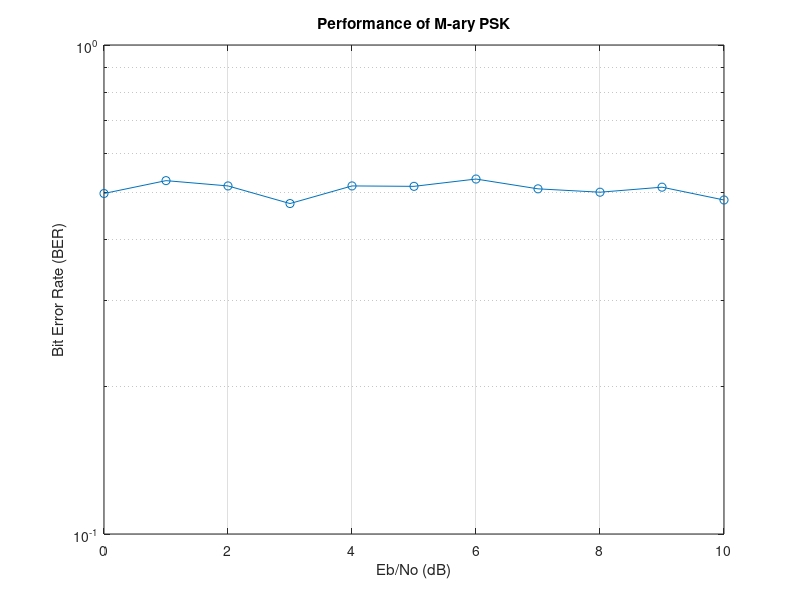

Reproduce this figure in MATLAB.
% Simulation Study of Performance of M-ary PSK
clc;
clear;
close all;

% M-ary PSK parameters
M = 4; % M-PSK (e.g., QPSK)
k = log2(M); % Number of bits per symbol
Ebno_DB = 0:10; % Range of Eb/No values in dB
num_bits = 1000; % Total number of bits to transmit
num_symbols = num_bits / k; % Number of symbols

% Initialize BER array
BER = zeros(1, length(Ebno_DB));

% Define PSK constellation
psk_constellation = exp(1j * (2 * pi * (0:M-1) / M)); % M-PSK constellation points

% Loop over each Eb/No value
for i = 1:length(Ebno_DB)
    % Generate random bits and group into symbols manually
    bits = randi([0, 1], 1, num_bits);
    reshaped_bits = reshape(bits, k, []).'; % Reshape bits into k-bit groups (2 for QPSK)
    symbols = reshaped_bits * (2.^(k-1:-1:0)).'; % Convert each k-bit group to decimal value

    % M-PSK modulation (map symbols to constellation points)
    tx_symbols = psk_constellation(symbols + 1); % Map symbols to PSK constellation

    % Add AWGN based on Eb/No
    snr = Ebno_DB(i) + 10*log10(k); % Calculate SNR from Eb/No
    rx_symbols = awgn(tx_symbols, snr, 'measured'); % Add AWGN

    % M-PSK demodulation (Euclidean distance to nearest constellation point)
    rx_symbols_demod = zeros(1, num_symbols);
    for j = 1:num_symbols
        [~, rx_symbols_demod(j)] = min(abs(rx_symbols(j) - psk_constellation));
    end
    rx_symbols_demod = rx_symbols_demod - 1; % Adjust indices to match symbol values

    % Convert demodulated symbols back to bits
    rx_bits = de2bi(rx_symbols_demod, k).'; % Convert symbols back to bits
    rx_bits = rx_bits(:).'; % Reshape to a 1-D bit stream

    % Calculate BER
    errors = sum(bits ~= rx_bits);
    BER(i) = errors / num_bits;
end

% Plot BER vs. Eb/No
figure;
semilogy(Ebno_DB, BER, '-o');
xlabel("Eb/No (dB)");
ylabel("Bit Error Rate (BER)");
title("Performance of M-ary PSK");
grid on;
